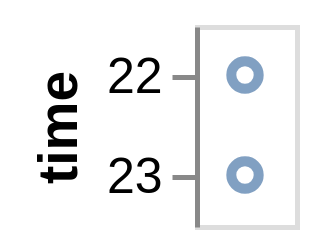

Vega-Lite specification for this chart:
### Vega specification from a JSON file in a GitHub repository (floating-point values rounded to 4 significant figures)
{"$schema": "https://vega.github.io/schema/vega/v5.json", "description": "Google's stock price over time.", "autosize": "pad", "padding": 5, "width": 20, "style": "cell", "data": [{"name": "source_0", "values": [{"date": "10 Oct 2011 22:48:00"}, {"date": "11 Oct 2022 23:00:00"}]}, {"name": "data_0", "source": "source_0", "transform": [{"type": "formula", "expr": "toDate(datum[\"date\"])", "as": "date"}, {"type": "formula", "as": "hours_date", "expr": "datetime(0, 0, 1, hours(datum[\"date\"]), 0, 0, 0)"}]}], "signals": [{"name": "y_step", "value": 20}, {"name": "height", "update": "bandspace(domain('y').length, 1, 0.5) * y_step"}, {"name": "width", "update": "width"}], "marks": [{"name": "marks", "type": "symbol", "style": ["point"], "from": {"data": "data_0"}, "encode": {"update": {"opacity": {"value": 0.7}, "fill": {"value": "transparent"}, "stroke": {"value": "#4c78a8"}, "tooltip": {"signal": "{\"time\": timeFormat(datum[\"hours_date\"], '%H')}"}, "x": {"signal": "width", "mult": 0.5}, "y": {"scale": "y", "field": "hours_date"}}}}], "scales": [{"name": "y", "type": "point", "domain": {"data": "data_0", "field": "hours_date", "sort": true}, "range": {"step": {"signal": "y_step"}}, "padding": 0.5}], "axes": [{"scale": "y", "orient": "left", "grid": false, "title": "time", "labelOverlap": true, "encode": {"labels": {"update": {"text": {"signal": "timeFormat(datum.value, '%H')"}}}}, "zindex": 1}]}
